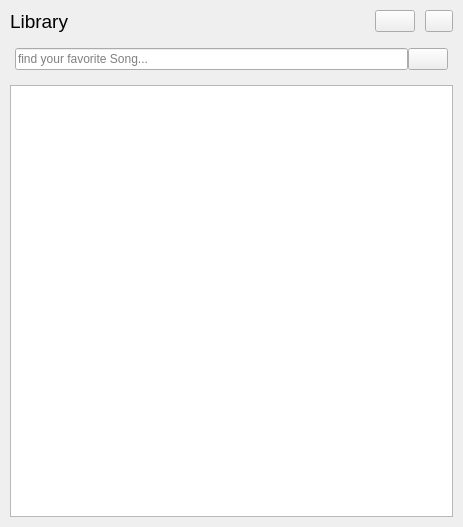
<?xml version="1.0" encoding="UTF-8"?>
<ui version="4.0">
 <class>library</class>
 <widget class="QWidget" name="library">
  <property name="geometry">
   <rect>
    <x>0</x>
    <y>0</y>
    <width>463</width>
    <height>527</height>
   </rect>
  </property>
  <property name="windowTitle">
   <string>library</string>
  </property>
  <layout class="QHBoxLayout" name="horizontalLayout_2">
   <property name="spacing">
    <number>0</number>
   </property>
   <property name="leftMargin">
    <number>0</number>
   </property>
   <property name="topMargin">
    <number>0</number>
   </property>
   <property name="rightMargin">
    <number>0</number>
   </property>
   <property name="bottomMargin">
    <number>0</number>
   </property>
   <item>
    <widget class="QWidget" name="content" native="true">
     <property name="styleSheet">
      <string notr="true"/>
     </property>
     <layout class="QVBoxLayout" name="contentLayout">
      <property name="spacing">
       <number>10</number>
      </property>
      <property name="leftMargin">
       <number>10</number>
      </property>
      <property name="topMargin">
       <number>10</number>
      </property>
      <property name="rightMargin">
       <number>10</number>
      </property>
      <property name="bottomMargin">
       <number>10</number>
      </property>
      <item>
       <layout class="QHBoxLayout" name="titlebarLayout">
        <property name="spacing">
         <number>10</number>
        </property>
        <item>
         <widget class="QLabel" name="libraryTitle">
          <property name="sizePolicy">
           <sizepolicy hsizetype="Fixed" vsizetype="Preferred">
            <horstretch>0</horstretch>
            <verstretch>0</verstretch>
           </sizepolicy>
          </property>
          <property name="font">
           <font>
            <pointsize>14</pointsize>
           </font>
          </property>
          <property name="text">
           <string>Library</string>
          </property>
         </widget>
        </item>
        <item>
         <spacer name="horizontalSpacer">
          <property name="orientation">
           <enum>Qt::Orientation::Horizontal</enum>
          </property>
          <property name="sizeHint" stdset="0">
           <size>
            <width>40</width>
            <height>20</height>
           </size>
          </property>
         </spacer>
        </item>
        <item>
         <widget class="QPushButton" name="refresh">
          <property name="toolTip">
           <string>&lt;html&gt;&lt;head/&gt;&lt;body&gt;&lt;p&gt;refresh list&lt;/p&gt;&lt;/body&gt;&lt;/html&gt;</string>
          </property>
          <property name="text">
           <string/>
          </property>
          <property name="icon">
           <iconset resource="../../resources/resources.qrc">
            <normaloff>:/icon/rotate-ccw.svg</normaloff>:/icon/rotate-ccw.svg</iconset>
          </property>
         </widget>
        </item>
        <item>
         <widget class="QPushButton" name="addButton">
          <property name="minimumSize">
           <size>
            <width>0</width>
            <height>0</height>
           </size>
          </property>
          <property name="maximumSize">
           <size>
            <width>28</width>
            <height>16777215</height>
           </size>
          </property>
          <property name="toolTip">
           <string>&lt;html&gt;&lt;head/&gt;&lt;body&gt;&lt;p&gt;add folder&lt;/p&gt;&lt;/body&gt;&lt;/html&gt;</string>
          </property>
          <property name="text">
           <string/>
          </property>
          <property name="icon">
           <iconset resource="../../resources/resources.qrc">
            <normaloff>:/icon/add.svg</normaloff>:/icon/add.svg</iconset>
          </property>
         </widget>
        </item>
       </layout>
      </item>
      <item>
       <widget class="QWidget" name="search" native="true">
        <property name="minimumSize">
         <size>
          <width>0</width>
          <height>30</height>
         </size>
        </property>
        <property name="styleSheet">
         <string notr="true"/>
        </property>
        <layout class="QHBoxLayout" name="searchLayout">
         <property name="spacing">
          <number>0</number>
         </property>
         <property name="leftMargin">
          <number>5</number>
         </property>
         <property name="topMargin">
          <number>5</number>
         </property>
         <property name="rightMargin">
          <number>5</number>
         </property>
         <property name="bottomMargin">
          <number>5</number>
         </property>
         <item>
          <widget class="QLineEdit" name="searchInput">
           <property name="styleSheet">
            <string notr="true"/>
           </property>
           <property name="placeholderText">
            <string>find your favorite Song...</string>
           </property>
          </widget>
         </item>
         <item>
          <widget class="QPushButton" name="searchButton">
           <property name="text">
            <string/>
           </property>
           <property name="icon">
            <iconset resource="../../resources/resources.qrc">
             <normaloff>:/icon/search.svg</normaloff>:/icon/search.svg</iconset>
           </property>
          </widget>
         </item>
        </layout>
       </widget>
      </item>
      <item>
       <widget class="QListWidget" name="songList">
        <property name="contextMenuPolicy">
         <enum>Qt::ContextMenuPolicy::CustomContextMenu</enum>
        </property>
        <property name="lineWidth">
         <number>0</number>
        </property>
        <property name="verticalScrollBarPolicy">
         <enum>Qt::ScrollBarPolicy::ScrollBarAsNeeded</enum>
        </property>
        <property name="horizontalScrollBarPolicy">
         <enum>Qt::ScrollBarPolicy::ScrollBarAlwaysOff</enum>
        </property>
        <property name="autoScrollMargin">
         <number>16</number>
        </property>
        <property name="dragEnabled">
         <bool>true</bool>
        </property>
        <property name="dragDropMode">
         <enum>QAbstractItemView::DragDropMode::NoDragDrop</enum>
        </property>
        <property name="defaultDropAction">
         <enum>Qt::DropAction::IgnoreAction</enum>
        </property>
        <property name="verticalScrollMode">
         <enum>QAbstractItemView::ScrollMode::ScrollPerPixel</enum>
        </property>
        <property name="horizontalScrollMode">
         <enum>QAbstractItemView::ScrollMode::ScrollPerPixel</enum>
        </property>
        <property name="resizeMode">
         <enum>QListView::ResizeMode::Adjust</enum>
        </property>
       </widget>
      </item>
     </layout>
    </widget>
   </item>
  </layout>
  <action name="actionTrigger">
   <property name="text">
    <string>Trigger</string>
   </property>
   <property name="menuRole">
    <enum>QAction::MenuRole::NoRole</enum>
   </property>
  </action>
 </widget>
 <resources>
  <include location="../../resources/resources.qrc"/>
 </resources>
 <connections/>
</ui>
